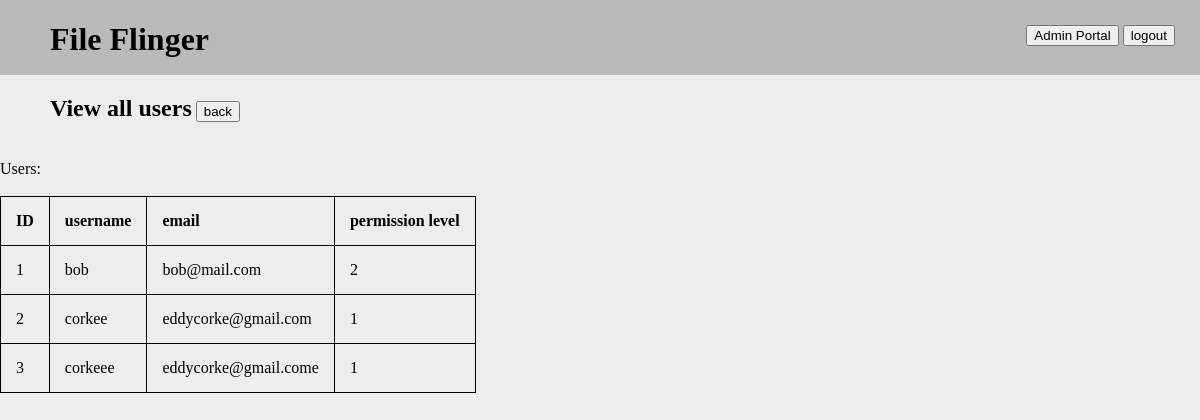
/admin_portal/users (signed in), run on an earlier commit of the app's database.
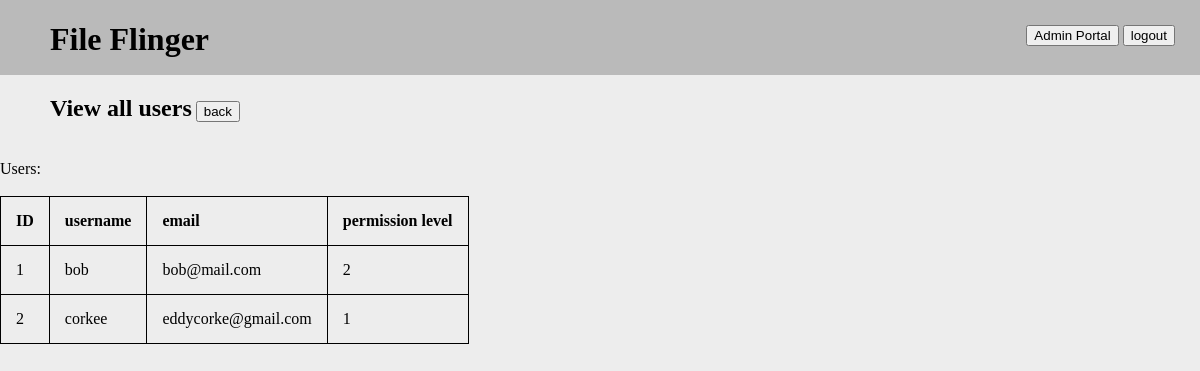
And on a later commit of the database.
### serv/models.py (models this page shows, shortened)
class User(db.Model, UserMixin):
    id = db.Column(db.Integer, primary_key=True)
    username = db.Column(db.String(256), nullable=False, unique=True)
    email = db.Column(db.String(256), nullable=False)  # TODO: verify?
    password = db.Column(db.String(256), nullable=False)
    permLevel = db.Column(db.Integer, nullable=False, default=1)

### serv/routes.py (the view)
@app.route('/admin_portal/users')
@login_required
def view_users():
    if current_user.permLevel < config.permissionLevels['admin']:
        flash("Access to the admin portal area is restricted")
        return redirect(url_for('home'))
    userData = db.session.execute("SELECT id, username, email, permLevel FROM User").fetchall()
    return render_template('view_users.html', data=userData)

### serv/models.py (called while the page is built)
@login_manager.user_loader
def load_user(user_id):
    return User.query.get(int(user_id))

### serv/templates/view_users.html
{% extends "template.html" %}
{% block content %}
    <h2>View all users</h2>
    <a href="{{ url_for('admin_portal') }}"><button>back</button></a><br><br>
    Users:<br><br>
        <table>
            <th>ID</th>
            <th>username</th>
            <th>email</th>
            <th>permission level</th>
            {% for item in data %}
            <tr>
                <td><a href="users/{{item[0]}}">{{item[0]}}</a></td>
                <td><a href="users/{{item[0]}}">{{item[1]}}</a></td>
                <td>{{item[2]}}</td>
                <td>{{item[3]}}</td>
            </tr>
            {% endfor %}
        </table>
{% endblock content %}

What changed in the data, as far as the page shows it:
removed User: id "3", username "corkeee", email "eddycorke@gmail.come", permLevel "1"
